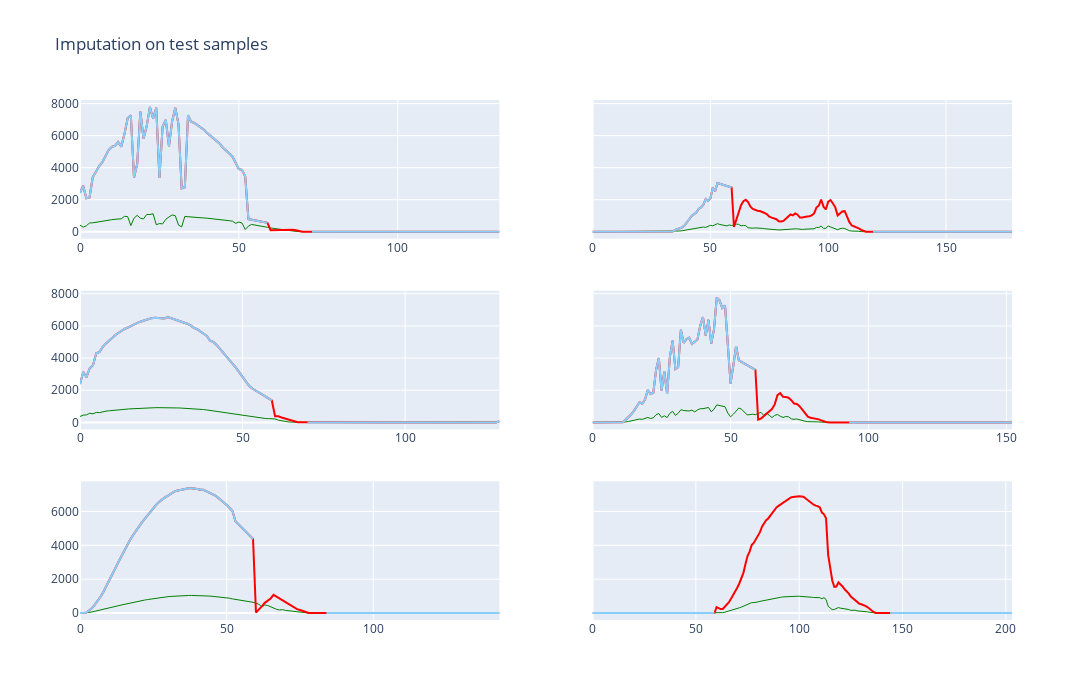

The notebook cell this image was saved under:
### Code cell
# Visualize Gap Filling Results

fig = make_subplots(rows=3, cols=2, shared_yaxes=True)

k = 6
for i in range(6):    
    start = gaps[i+k][0] - pd.Timedelta(hours=10)
    end = gaps[i+k][1] + pd.Timedelta(hours=10)
    fig.add_trace(go.Scatter(y=df_imputed.loc[start:end, 'GTI'],
                    mode='lines', line=dict(width=1), marker=dict(color='green', size=2)), row=1+i//2, col=1+i%2)
    fig.add_trace(go.Scatter(y=df_imputed.loc[start:end, 'P_DC_XGB'],
                    mode='lines', marker=dict(color='red')), row=1+i//2, col=1+i%2)
    fig.add_trace(go.Scatter(y=df_imputed.loc[start:end, 'P_DC'],
                    mode='lines', marker=dict(color='LightSkyBlue')), row=1+i//2, col=1+i%2)

fig.update_layout(height=700, width=1100, showlegend=False,
                  title_text="Imputation on test samples")
fig.show()

### Figure 1 — Plotly figure (JSON) as saved in the notebook; plotly's stock layout.template omitted (floating-point values rounded to 4 significant figures; data arrays with more than 128 entries replaced by an {"elided": "..."} marker saying what was removed)
{"data": [{"line": {"width": 1}, "marker": {"color": "green", "size": 2}, "mode": "lines", "type": "scatter", "xaxis": "x", "y": {"elided": "133 float values"}, "yaxis": "y"}, {"marker": {"color": "red"}, "mode": "lines", "type": "scatter", "xaxis": "x", "y": {"elided": "133 float values"}, "yaxis": "y"}, {"marker": {"color": "LightSkyBlue"}, "mode": "lines", "type": "scatter", "xaxis": "x", "y": {"elided": "133 float values"}, "yaxis": "y"}, {"line": {"width": 1}, "marker": {"color": "green", "size": 2}, "mode": "lines", "type": "scatter", "xaxis": "x2", "y": {"elided": "179 float values"}, "yaxis": "y2"}, {"marker": {"color": "red"}, "mode": "lines", "type": "scatter", "xaxis": "x2", "y": {"elided": "179 float values"}, "yaxis": "y2"}, {"marker": {"color": "LightSkyBlue"}, "mode": "lines", "type": "scatter", "xaxis": "x2", "y": {"elided": "179 float values"}, "yaxis": "y2"}, {"line": {"width": 1}, "marker": {"color": "green", "size": 2}, "mode": "lines", "type": "scatter", "xaxis": "x3", "y": {"elided": "130 float values"}, "yaxis": "y3"}, {"marker": {"color": "red"}, "mode": "lines", "type": "scatter", "xaxis": "x3", "y": {"elided": "130 float values"}, "yaxis": "y3"}, {"marker": {"color": "LightSkyBlue"}, "mode": "lines", "type": "scatter", "xaxis": "x3", "y": {"elided": "130 float values"}, "yaxis": "y3"}, {"line": {"width": 1}, "marker": {"color": "green", "size": 2}, "mode": "lines", "type": "scatter", "xaxis": "x4", "y": {"elided": "153 float values"}, "yaxis": "y4"}, {"marker": {"color": "red"}, "mode": "lines", "type": "scatter", "xaxis": "x4", "y": {"elided": "153 float values"}, "yaxis": "y4"}, {"marker": {"color": "LightSkyBlue"}, "mode": "lines", "type": "scatter", "xaxis": "x4", "y": {"elided": "153 float values"}, "yaxis": "y4"}, {"line": {"width": 1}, "marker": {"color": "green", "size": 2}, "mode": "lines", "type": "scatter", "xaxis": "x5", "y": {"elided": "144 float values"}, "yaxis": "y5"}, {"marker": {"color": "red"}, "mode": "lines", "type": "scatter", "xaxis": "x5", "y": {"elided": "144 float values"}, "yaxis": "y5"}, {"marker": {"color": "LightSkyBlue"}, "mode": "lines", "type": "scatter", "xaxis": "x5", "y": {"elided": "144 float values"}, "yaxis": "y5"}, {"line": {"width": 1}, "marker": {"color": "green", "size": 2}, "mode": "lines", "type": "scatter", "xaxis": "x6", "y": {"elided": "204 float values"}, "yaxis": "y6"}, {"marker": {"color": "red"}, "mode": "lines", "type": "scatter", "xaxis": "x6", "y": {"elided": "204 float values"}, "yaxis": "y6"}, {"marker": {"color": "LightSkyBlue"}, "mode": "lines", "type": "scatter", "xaxis": "x6", "y": {"elided": "204 int values"}, "yaxis": "y6"}], "layout": {"height": 700, "showlegend": false, "title": {"text": "Imputation on test samples"}, "width": 1100, "xaxis": {"anchor": "y", "autorange": true, "domain": [0, 0.45], "range": [0, 132]}, "xaxis2": {"anchor": "y2", "autorange": true, "domain": [0.55, 1], "range": [0, 178]}, "xaxis3": {"anchor": "y3", "autorange": true, "domain": [0, 0.45], "range": [0, 129]}, "xaxis4": {"anchor": "y4", "autorange": true, "domain": [0.55, 1], "range": [0, 152]}, "xaxis5": {"anchor": "y5", "autorange": true, "domain": [0, 0.45], "range": [0, 143]}, "xaxis6": {"anchor": "y6", "autorange": true, "domain": [0.55, 1], "range": [0, 203]}, "yaxis": {"anchor": "x", "autorange": true, "domain": [0.7333, 1], "range": [-432.8, 8223.0], "type": "linear"}, "yaxis2": {"anchor": "x2", "autorange": true, "domain": [0.7333, 1], "matches": "y", "range": [-432.8, 8223.0], "showticklabels": false, "type": "linear"}, "yaxis3": {"anchor": "x3", "autorange": true, "domain": [0.3667, 0.6333], "range": [-431.0, 8189.0], "type": "linear"}, "yaxis4": {"anchor": "x4", "autorange": true, "domain": [0.3667, 0.6333], "matches": "y3", "range": [-431.0, 8189.0], "showticklabels": false, "type": "linear"}, "yaxis5": {"anchor": "x5", "autorange": true, "domain": [0, 0.2667], "range": [-409.4, 7779.0], "type": "linear"}, "yaxis6": {"anchor": "x6", "autorange": true, "domain": [0, 0.2667], "matches": "y5", "range": [-409.4, 7779.0], "showticklabels": false, "type": "linear"}}}
